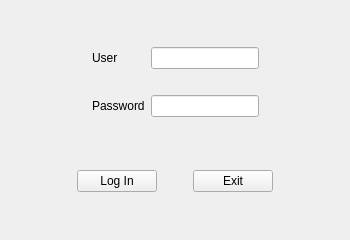
<?xml version="1.0" encoding="UTF-8"?>
<ui version="4.0">
 <class>MainWindow</class>
 <widget class="QMainWindow" name="MainWindow">
  <property name="geometry">
   <rect>
    <x>0</x>
    <y>0</y>
    <width>350</width>
    <height>240</height>
   </rect>
  </property>
  <property name="minimumSize">
   <size>
    <width>350</width>
    <height>240</height>
   </size>
  </property>
  <property name="maximumSize">
   <size>
    <width>350</width>
    <height>240</height>
   </size>
  </property>
  <property name="windowTitle">
   <string>Log In</string>
  </property>
  <widget class="QWidget" name="centralwidget">
   <layout class="QVBoxLayout" name="verticalLayout">
    <item>
     <widget class="QWidget" name="widget" native="true">
      <property name="sizePolicy">
       <sizepolicy hsizetype="Preferred" vsizetype="Fixed">
        <horstretch>0</horstretch>
        <verstretch>0</verstretch>
       </sizepolicy>
      </property>
      <layout class="QGridLayout" name="gridLayout">
       <item row="2" column="3">
        <widget class="QLineEdit" name="lineEdit_2">
         <property name="sizePolicy">
          <sizepolicy hsizetype="Expanding" vsizetype="Fixed">
           <horstretch>0</horstretch>
           <verstretch>0</verstretch>
          </sizepolicy>
         </property>
         <property name="echoMode">
          <enum>QLineEdit::Password</enum>
         </property>
        </widget>
       </item>
       <item row="0" column="0">
        <spacer name="horizontalSpacer_4">
         <property name="orientation">
          <enum>Qt::Horizontal</enum>
         </property>
         <property name="sizeHint" stdset="0">
          <size>
           <width>40</width>
           <height>20</height>
          </size>
         </property>
        </spacer>
       </item>
       <item row="0" column="1">
        <widget class="QLabel" name="label">
         <property name="sizePolicy">
          <sizepolicy hsizetype="Preferred" vsizetype="Preferred">
           <horstretch>0</horstretch>
           <verstretch>0</verstretch>
          </sizepolicy>
         </property>
         <property name="text">
          <string>User</string>
         </property>
        </widget>
       </item>
       <item row="0" column="3">
        <widget class="QLineEdit" name="lineEdit">
         <property name="sizePolicy">
          <sizepolicy hsizetype="Expanding" vsizetype="Fixed">
           <horstretch>0</horstretch>
           <verstretch>0</verstretch>
          </sizepolicy>
         </property>
        </widget>
       </item>
       <item row="2" column="1" colspan="2">
        <widget class="QLabel" name="label_2">
         <property name="sizePolicy">
          <sizepolicy hsizetype="Preferred" vsizetype="Preferred">
           <horstretch>0</horstretch>
           <verstretch>0</verstretch>
          </sizepolicy>
         </property>
         <property name="text">
          <string>Password</string>
         </property>
        </widget>
       </item>
       <item row="0" column="4">
        <spacer name="horizontalSpacer_5">
         <property name="orientation">
          <enum>Qt::Horizontal</enum>
         </property>
         <property name="sizeHint" stdset="0">
          <size>
           <width>40</width>
           <height>20</height>
          </size>
         </property>
        </spacer>
       </item>
       <item row="1" column="2">
        <spacer name="verticalSpacer">
         <property name="orientation">
          <enum>Qt::Vertical</enum>
         </property>
         <property name="sizeHint" stdset="0">
          <size>
           <width>20</width>
           <height>20</height>
          </size>
         </property>
        </spacer>
       </item>
      </layout>
     </widget>
    </item>
    <item>
     <widget class="QWidget" name="widget_3" native="true">
      <property name="sizePolicy">
       <sizepolicy hsizetype="Preferred" vsizetype="Fixed">
        <horstretch>0</horstretch>
        <verstretch>0</verstretch>
       </sizepolicy>
      </property>
      <layout class="QHBoxLayout" name="horizontalLayout_3">
       <item>
        <spacer name="horizontalSpacer">
         <property name="orientation">
          <enum>Qt::Horizontal</enum>
         </property>
         <property name="sizeHint" stdset="0">
          <size>
           <width>40</width>
           <height>20</height>
          </size>
         </property>
        </spacer>
       </item>
       <item>
        <widget class="QPushButton" name="pushButton">
         <property name="text">
          <string>Log In</string>
         </property>
        </widget>
       </item>
       <item>
        <spacer name="horizontalSpacer_3">
         <property name="orientation">
          <enum>Qt::Horizontal</enum>
         </property>
         <property name="sizeType">
          <enum>QSizePolicy::Fixed</enum>
         </property>
         <property name="sizeHint" stdset="0">
          <size>
           <width>30</width>
           <height>20</height>
          </size>
         </property>
        </spacer>
       </item>
       <item>
        <widget class="QPushButton" name="pushButton_2">
         <property name="text">
          <string>Exit</string>
         </property>
        </widget>
       </item>
       <item>
        <spacer name="horizontalSpacer_2">
         <property name="orientation">
          <enum>Qt::Horizontal</enum>
         </property>
         <property name="sizeHint" stdset="0">
          <size>
           <width>40</width>
           <height>20</height>
          </size>
         </property>
        </spacer>
       </item>
      </layout>
     </widget>
    </item>
   </layout>
  </widget>
 </widget>
 <resources/>
 <connections/>
</ui>
